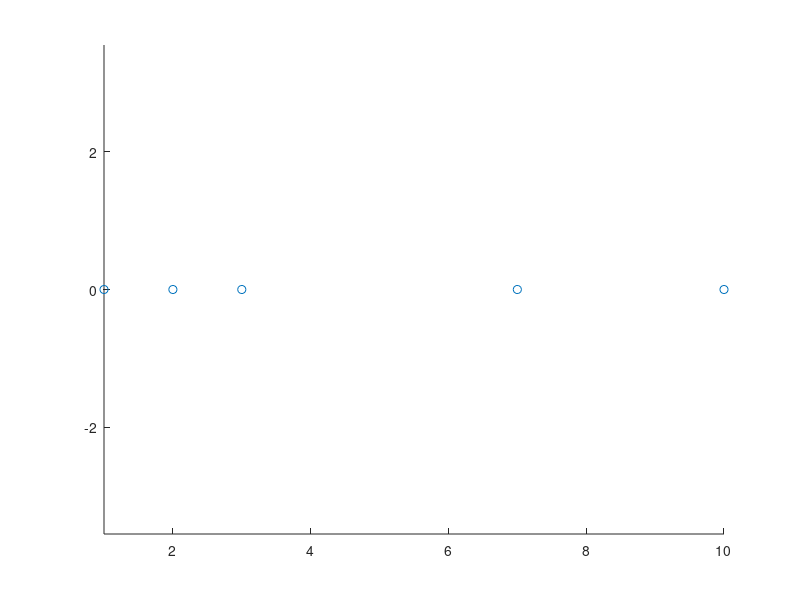

Source code (MATLAB):
% https://www.zhihu.com/question/41120789/answer/1304023183
clear;
x = [10, 2, 1, 7, 3];
y = zeros(length(x), 1);
scatter(x, y);
axis equal;

%% example
clear;
a = [0, 0]';
b = [1, 1]';
a1 = a(1);
b1 = a(2);
a2 = b(1);
b2 = b(2);

e1 = [1, 0]';
e2 = [0, 1]';
e11 = e1(1);
e12 = e1(2);


X1 = a' * e1;
X2 = b' * e1;

left = X1^2 + X2^2;
right = (a1^2 + a2^2)*e11^2 + 2*(a1*b1 + a2*b2)*e11*e12 + (b1^2 + b2^2) * e12^2;

left = X1^2 + X2^2;
P = [a1^2 + a2^2, a1*b1 + a2*b2; a1*b1 + a2*b2, b1^2+b2^2];
right = e1'*P*e1;

[U,Sigma, V] = svd(P);
right = (U' * e1)' * Sigma * (U' * e1);














